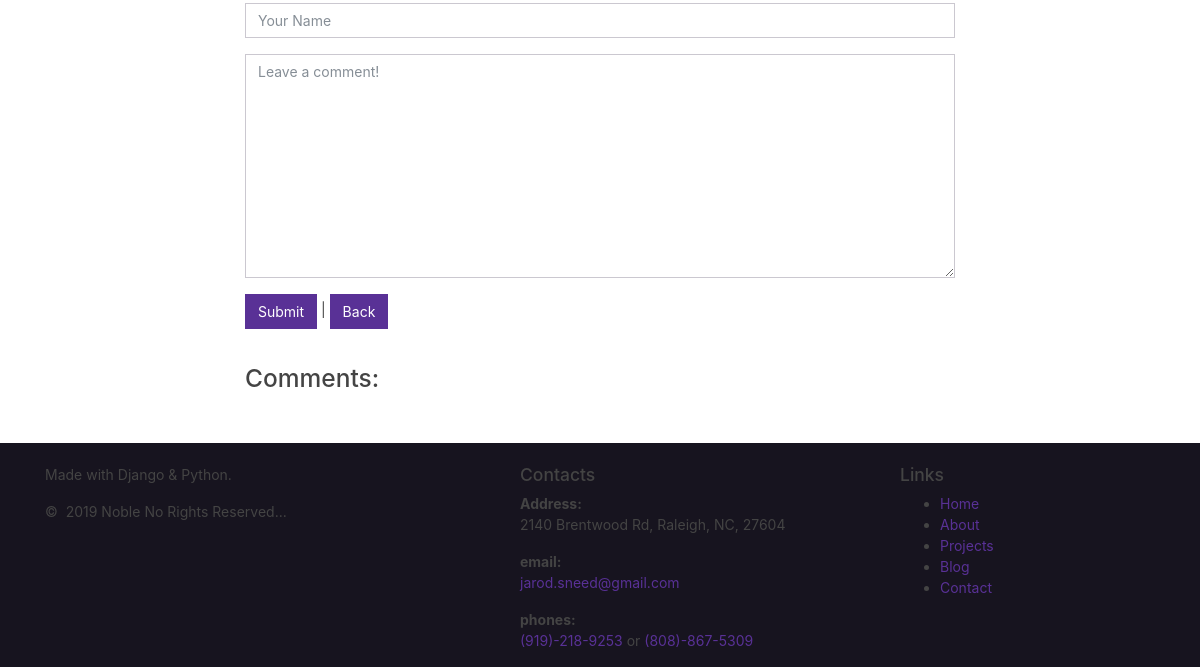
The page /blog/1/ (lower part) on the database as committed earlier.
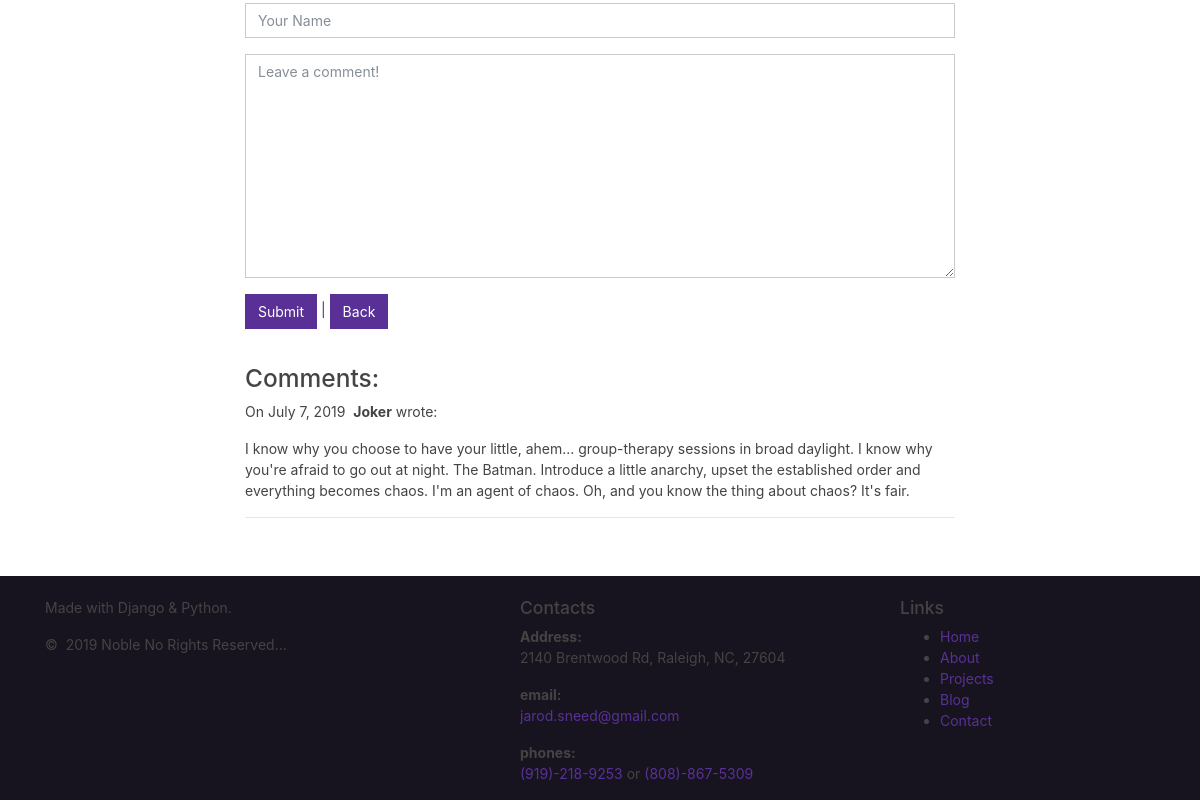
The same page on the database as committed later.
### blog/models.py (models this page shows)
class Comment(models.Model):
    author = models.CharField(max_length=60)
    body = models.TextField()
    created_on = models.DateTimeField(auto_now_add=True)
    post = models.ForeignKey('Post', on_delete=models.CASCADE)

### blog/views.py (the view, shortened to what this page needs)
# urls.py: path("<int:pk>/", views.blog_detail, name="blog_detail"),
def blog_detail(request, pk):
    post = Post.objects.get(pk=pk)
    comments = Comment.objects.filter(post=post)
    form = CommentForm()
    context = {"post": post, "comments": comments, "form": form}
    return render(request, "blog_detail.html", context)

### blog/forms.py
class CommentForm(forms.Form):
    author = forms.CharField(
        max_length=60,
        widget=forms.TextInput(attrs={
            'class': 'form-control',
            'placeholder': 'Your Name'
        })
    )
    body = forms.CharField(widget=forms.Textarea(
        attrs={
            'class': 'form-control',
            'placeholder': 'Leave a comment!'
        })
    )

### blog/templates/blog_detail.html (shortened to what this page needs)
{% extends "base.html" %}
{% load static %}
{% load staticfiles %}
{% block page_content %}
<div class="col-md-8 offset-md-2">
    <br>
    <br>
    <form action="/blog/{{ post.pk }}/" method="post">
        <div class="form-group">
            {{ form.author }}
        </div>
        <div class="form-group">
            {{ form.body }}
        </div>
        <button type="submit" class="btn btn-primary">Submit</button> |
        <a href="{% url 'blog_index' %}" class="btn btn-primary">
            Back
        </a>
    </form>
    <br>
    <h3>Comments:</h3>
    {% for comment in comments %}
    <p>
        On {{comment.created_on.date }}&nbsp;
        <b>{{ comment.author }}</b> wrote:
    </p>
    <p>{{ comment.body }}</p>
    <hr>
    {% endfor %}
</div>
{% endblock %}

Rows that differ between the two databases and show on the page:
added Comment: created_on "July 7, 2019", author "Joker", body "I know why you choose to have your little, ahem... group-therapy sessions in broad daylight. I know why you're afraid to go out at night. The Batman. Introduce a little anarchy, upset the established order and everything becomes chaos. I'm an agent of chaos. Oh, and you know the thing about chaos? It's fair."
